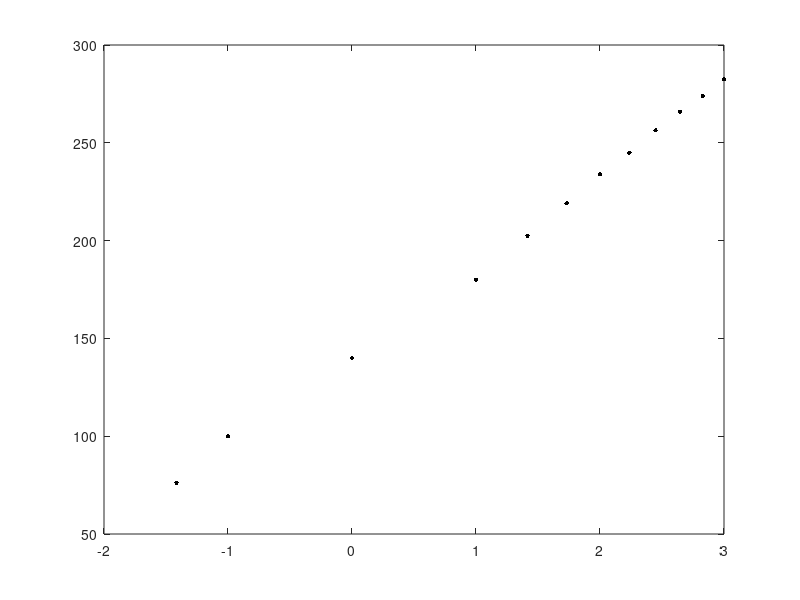

This chart was generated by the following MATLAB code: (Note: this script raises an error after producing the figure.)
% 2019-4-8  YXC

% 90407a00 point spectra (39,10)

x = [2,3,4,5,6];
y = [198.8,216.3,230,243.8,255];

x = [1,2,3,4];
y = [177.5,200,217.5,227.5];

x = [-2,-1,0,1,2,3,4,5,6,7,8,9]; % 90407a00 avg spec
y = [76.25,100,140,180,202.5,219,233.8,245,256.3,266,273.8,282.5];

xxx = sign(x).*sqrt(abs(x));
% x = [3,4,5,6,7,8,9];
% y = [219,233.8,245,256.3,266,273.8,282.5];

% figure,plot(x,y,'r.','MarkerSize',10)
% hold on
figure,plot(xxx,y,'k.','MarkerSize',10)
hold on

[p,gof] = polyfit(xxx,y,1);
polyval(p,0)

% q = polyfit(xxx,y,5);


xx = linspace(x(1),3,200);
yy = polyval(p,xx);
yyy = polyval(q,xx);
plot(xx,yy,'r')
% hold on
% plot(xx,yyy,'b')



